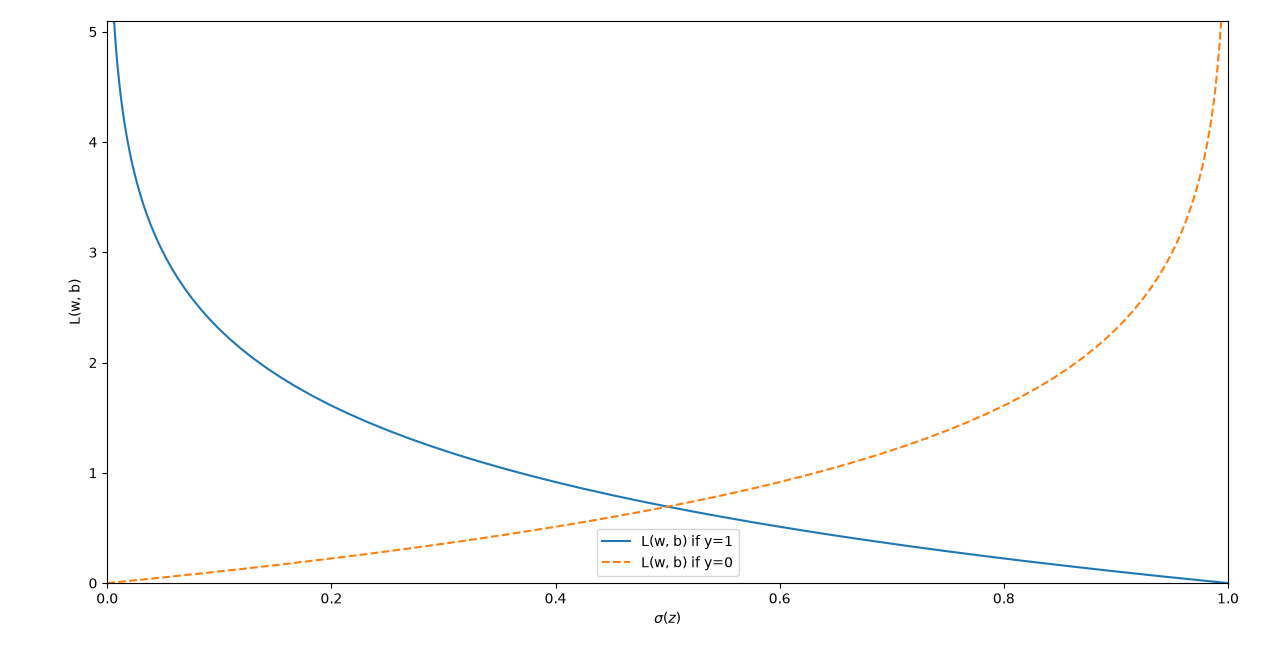

The script that drew this image:
import numpy as np  
import matplotlib.pyplot as plt 

# Sigmoid (logistic) activation: maps any real z into (0, 1)
def sigmoid(z):
    return 1.0 / (1.0 + np.exp(-z))  # Compute 1 / (1 + e^-z)


# Log loss for a sample whose class is y = 1
def loss_1(z):
    return - np.log(sigmoid(z))  # -log(sigma(z)): small when sigma(z) -> 1, large when -> 0


# Log loss for a sample whose class is y = 0
def loss_0(z):
    return - np.log(1 - sigmoid(z))  # -log(1 - sigma(z)): small when sigma(z) -> 0, large when -> 1


z = np.arange(-10, 10, 0.1)  # Net input values from -10 to 10 in steps of 0.1
sigma_z = sigmoid(z)  # Sigmoid outputs (predicted probabilities) for each z
c1 = [loss_1(X) for X in z]  # Loss values for every z when y = 1
plt.plot(sigma_z, c1, label='L(w, b) if y=1')  # Plot y=1 loss against sigma(z) as a solid line
c0 = [loss_0(X) for X in z]  # Loss values for every z when y = 0
plt.plot(sigma_z, c0, linestyle='--', label='L(w, b) if y=0')  # Plot y=0 loss as a dashed line
plt.ylim(0.0, 5.1)  # Limit y-axis so the steep ends of the curves stay readable
plt.xlim([0,1])  # Sigmoid output lies in [0, 1], so bound the x-axis there
plt.xlabel(r'$\sigma(z)$')  # X-axis label rendered as LaTeX sigma(z)
plt.ylabel('L(w, b)')  # Y-axis label: loss as a function of weights and bias
plt.legend(loc='best')  # Show the legend where it overlaps the curves least
plt.tight_layout()  # Adjust spacing so labels are not clipped
plt.show()  # Display the figure
